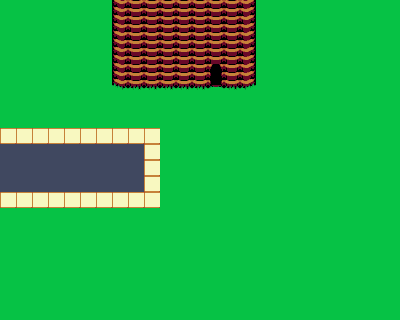

A level layout from a 2D game, rendered from its tile map. Below: a short description, then the map file with its tile-grid data intact:
An orthogonal 25x20 tile map with 16x16 px tiles, 3 tile layers (floor, bg, fg), 1 hidden layer not drawn and 1 object (teleport).

<map version="1.0" orientation="orthogonal" renderorder="right-down" width="25" height="20" tilewidth="16" tileheight="16" nextobjectid="2">
 <tileset firstgid="1" source="town.tsx" />
 <layer name="floor" width="25" height="20">
  <data encoding="csv">
737,737,737,737,737,737,737,737,737,737,737,737,737,737,737,737,737,737,737,737,737,737,737,737,737,
737,737,737,737,737,737,737,737,737,737,737,737,737,737,737,737,737,737,737,737,737,737,737,737,737,
737,737,737,737,737,737,737,737,737,737,737,737,737,737,737,737,737,737,737,737,737,737,737,737,737,
737,737,737,737,737,737,737,737,737,737,737,737,737,737,737,737,737,737,737,737,737,737,737,737,737,
737,737,737,737,737,737,737,737,737,737,737,737,737,418,737,737,737,737,737,737,737,737,737,737,737,
737,737,737,737,737,737,737,737,737,737,737,737,737,464,737,737,737,737,737,737,737,737,737,737,737,
737,737,737,737,737,737,737,737,737,737,737,737,737,737,737,737,737,737,737,737,737,737,737,737,737,
737,737,737,737,737,737,737,737,737,737,737,737,737,737,737,737,737,737,737,737,737,737,737,737,737,
1197,1197,1197,1197,1197,1197,1197,1197,1197,1197,737,737,737,737,737,737,737,737,737,737,737,737,737,737,737,
1,1,1,1,1,1,1,1,1,1197,737,737,737,737,737,737,737,737,737,737,737,737,737,737,737,
1,1,1,1,1,1,1,1,1,1197,737,737,737,737,737,737,737,737,737,737,737,737,737,737,737,
1,1,1,1,1,1,1,1,1,1197,737,737,737,737,737,737,737,737,737,737,737,737,737,737,737,
1197,1197,1197,1197,1197,1197,1197,1197,1197,1197,737,737,737,737,737,737,737,737,737,737,737,737,737,737,737,
737,737,737,737,737,737,737,737,737,737,737,737,737,737,737,737,737,737,737,737,737,737,737,737,737,
737,737,737,737,737,737,737,737,737,737,737,737,737,737,737,737,737,737,737,737,737,737,737,737,737,
737,737,737,737,737,737,737,737,737,737,737,737,737,737,737,737,737,737,737,737,737,737,737,737,737,
737,737,737,737,737,737,737,737,737,737,737,737,737,737,737,737,737,737,737,737,737,737,737,737,737,
737,737,737,737,737,737,737,737,737,737,737,737,737,737,737,737,737,737,737,737,737,737,737,737,737,
737,737,737,737,737,737,737,737,737,737,737,737,737,737,737,737,737,737,737,737,737,737,737,737,737,
737,737,737,737,737,737,737,737,737,737,737,737,737,737,737,737,737,737,737,737,737,737,737,737,737
</data>
 </layer>
 <layer name="bg" width="25" height="20">
  <data encoding="csv">
0,0,0,0,0,0,0,420,421,421,421,421,421,421,421,422,0,0,0,0,0,0,0,0,0,
0,0,0,0,0,0,0,420,421,421,421,421,421,421,421,422,0,0,0,0,0,0,0,0,0,
0,0,0,0,0,0,0,420,421,421,421,421,421,421,421,422,0,0,0,0,0,0,0,0,0,
0,0,0,0,0,0,0,420,421,421,421,421,421,421,421,422,0,0,0,0,0,0,0,0,0,
0,0,0,0,0,0,0,420,421,421,421,421,421,0,421,422,0,0,0,0,0,0,0,0,0,
0,0,0,0,0,0,0,466,467,467,467,467,467,0,467,468,0,0,0,0,0,0,0,0,0,
0,0,0,0,0,0,0,0,0,0,0,0,0,0,0,0,0,0,0,0,0,0,0,0,0,
0,0,0,0,0,0,0,0,0,0,0,0,0,0,0,0,0,0,0,0,0,0,0,0,0,
0,0,0,0,0,0,0,0,0,0,0,0,0,0,0,0,0,0,0,0,0,0,0,0,0,
0,0,0,0,0,0,0,0,0,0,0,0,0,0,0,0,0,0,0,0,0,0,0,0,0,
0,0,0,0,0,0,0,0,0,0,0,0,0,0,0,0,0,0,0,0,0,0,0,0,0,
0,0,0,0,0,0,0,0,0,0,0,0,0,0,0,0,0,0,0,0,0,0,0,0,0,
0,0,0,0,0,0,0,0,0,0,0,0,0,0,0,0,0,0,0,0,0,0,0,0,0,
0,0,0,0,0,0,0,0,0,0,0,0,0,0,0,0,0,0,0,0,0,0,0,0,0,
0,0,0,0,0,0,0,0,0,0,0,0,0,0,0,0,0,0,0,0,0,0,0,0,0,
0,0,0,0,0,0,0,0,0,0,0,0,0,0,0,0,0,0,0,0,0,0,0,0,0,
0,0,0,0,0,0,0,0,0,0,0,0,0,0,0,0,0,0,0,0,0,0,0,0,0,
0,0,0,0,0,0,0,0,0,0,0,0,0,0,0,0,0,0,0,0,0,0,0,0,0,
0,0,0,0,0,0,0,0,0,0,0,0,0,0,0,0,0,0,0,0,0,0,0,0,0,
0,0,0,0,0,0,0,0,0,0,0,0,0,0,0,0,0,0,0,0,0,0,0,0,0
</data>
 </layer>
 <layer name="fg" width="25" height="20">
  <data encoding="csv">
0,0,0,0,0,0,0,0,0,0,0,0,0,0,0,0,0,0,0,0,0,0,0,0,0,
0,0,0,0,0,0,0,0,0,0,0,0,0,0,0,0,0,0,0,0,0,0,0,0,0,
0,0,0,0,0,0,0,0,0,0,0,0,0,0,0,0,0,0,0,0,0,0,0,0,0,
0,0,0,0,0,0,0,0,0,0,0,0,0,0,0,0,0,0,0,0,0,0,0,0,0,
0,0,0,0,0,0,0,0,0,0,0,0,0,0,0,0,0,0,0,0,0,0,0,0,0,
0,0,0,0,0,0,0,0,0,0,0,0,0,0,0,0,0,0,0,0,0,0,0,0,0,
0,0,0,0,0,0,0,0,0,0,0,0,0,0,0,0,0,0,0,0,0,0,0,0,0,
0,0,0,0,0,0,0,0,0,0,0,0,0,0,0,0,0,0,0,0,0,0,0,0,0,
0,0,0,0,0,0,0,0,0,0,0,0,0,0,0,0,0,0,0,0,0,0,0,0,0,
0,0,0,0,0,0,0,0,0,0,0,0,0,0,0,0,0,0,0,0,0,0,0,0,0,
0,0,0,0,0,0,0,0,0,0,0,0,0,0,0,0,0,0,0,0,0,0,0,0,0,
0,0,0,0,0,0,0,0,0,0,0,0,0,0,0,0,0,0,0,0,0,0,0,0,0,
0,0,0,0,0,0,0,0,0,0,0,0,0,0,0,0,0,0,0,0,0,0,0,0,0,
0,0,0,0,0,0,0,0,0,0,0,0,0,0,0,0,0,0,0,0,0,0,0,0,0,
0,0,0,0,0,0,0,0,0,0,0,0,0,0,0,0,0,0,0,0,0,0,0,0,0,
0,0,0,0,0,0,0,0,0,0,0,0,0,0,0,0,0,0,0,0,0,0,0,0,0,
0,0,0,0,0,0,0,0,0,0,0,0,0,0,0,0,0,0,0,0,0,0,0,0,0,
0,0,0,0,0,0,0,0,0,0,0,0,0,0,0,0,0,0,0,0,0,0,0,0,0,
0,0,0,0,0,0,0,0,0,0,0,0,0,0,0,0,0,0,0,0,0,0,0,0,0,
0,0,0,0,0,0,0,0,0,0,0,0,0,0,0,0,0,0,0,0,0,0,0,0,0
</data>
 </layer>
 <layer name="collide" width="25" height="20" visible="0">
  <properties>
   <property name="collidable" type="bool" value="true" />
  </properties>
  <data encoding="csv">
0,0,0,0,0,0,0,9,9,9,9,9,9,9,9,9,0,0,0,0,0,0,0,0,0,
0,0,0,0,0,0,0,9,9,9,9,9,9,9,9,9,0,0,0,0,0,0,0,0,0,
0,0,0,0,0,0,0,9,9,9,9,9,9,9,9,9,0,0,0,0,0,0,0,0,0,
0,0,0,0,0,0,0,9,9,9,9,9,9,9,9,9,0,0,0,0,0,0,0,0,0,
0,0,0,0,0,0,0,9,9,9,9,9,9,0,9,9,0,0,0,0,0,0,0,0,0,
0,0,0,0,0,0,0,0,0,0,0,0,0,0,0,0,0,0,0,0,0,0,0,0,0,
0,0,0,0,0,0,0,0,0,0,0,0,0,0,0,0,0,0,0,0,0,0,0,0,0,
0,0,0,0,0,0,0,0,0,0,0,0,0,0,0,0,0,0,0,0,0,0,0,0,0,
0,0,0,0,0,0,0,0,0,0,0,0,0,0,0,0,0,0,0,0,0,0,0,0,0,
0,0,0,0,0,0,0,0,0,0,0,0,0,0,0,0,0,0,0,0,0,0,0,0,0,
0,0,0,0,0,0,0,0,0,0,0,0,0,0,0,0,0,0,0,0,0,0,0,0,0,
0,0,0,0,0,0,0,0,0,0,0,0,0,0,0,0,0,0,0,0,0,0,0,0,0,
0,0,0,0,0,0,0,0,0,0,0,0,0,0,0,0,0,0,0,0,0,0,0,0,0,
0,0,0,0,0,0,0,0,0,0,0,0,0,0,0,0,0,0,0,0,0,0,0,0,0,
0,0,0,0,0,0,0,0,0,0,0,0,0,0,0,0,0,0,0,0,0,0,0,0,0,
0,0,0,0,0,0,0,0,0,0,0,0,0,0,0,0,0,0,0,0,0,0,0,0,0,
0,0,0,0,0,0,0,0,0,0,0,0,0,0,0,0,0,0,0,0,0,0,0,0,0,
0,0,0,0,0,0,0,0,0,0,0,0,0,0,0,0,0,0,0,0,0,0,0,0,0,
0,0,0,0,0,0,0,0,0,0,0,0,0,0,0,0,0,0,0,0,0,0,0,0,0,
0,0,0,0,0,0,0,0,0,0,0,0,0,0,0,0,0,0,0,0,0,0,0,0,0
</data>
 </layer>
 <objectgroup name="obj">
  <object id="1" type="teleport" x="-16" y="0" width="16" height="320">
   <properties>
    <property name="obj">{
    "destination":"town1"
}</property>
   </properties>
  </object>
 </objectgroup>
</map>